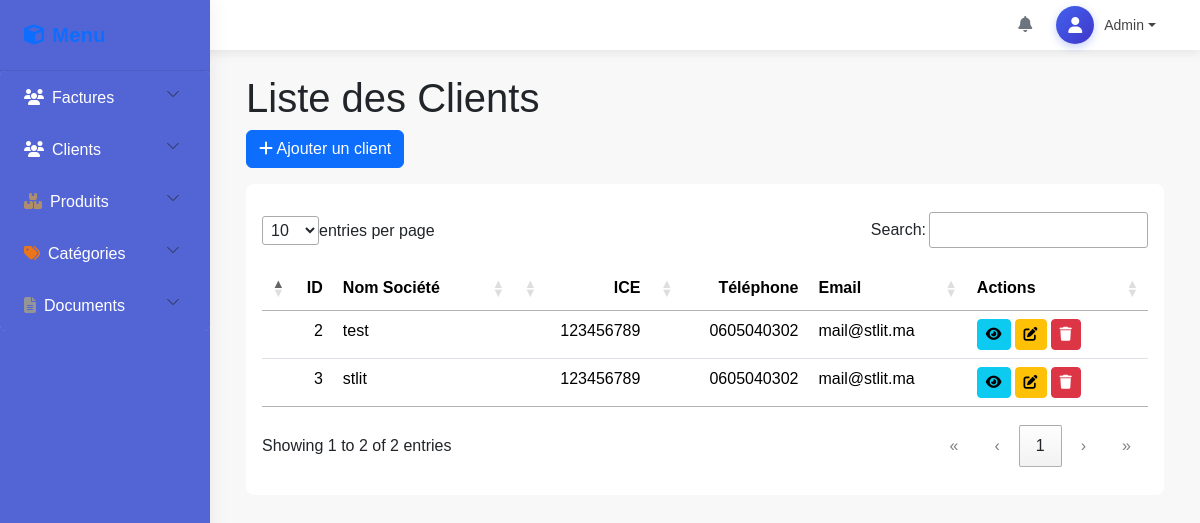
The app's page /clients, older data.
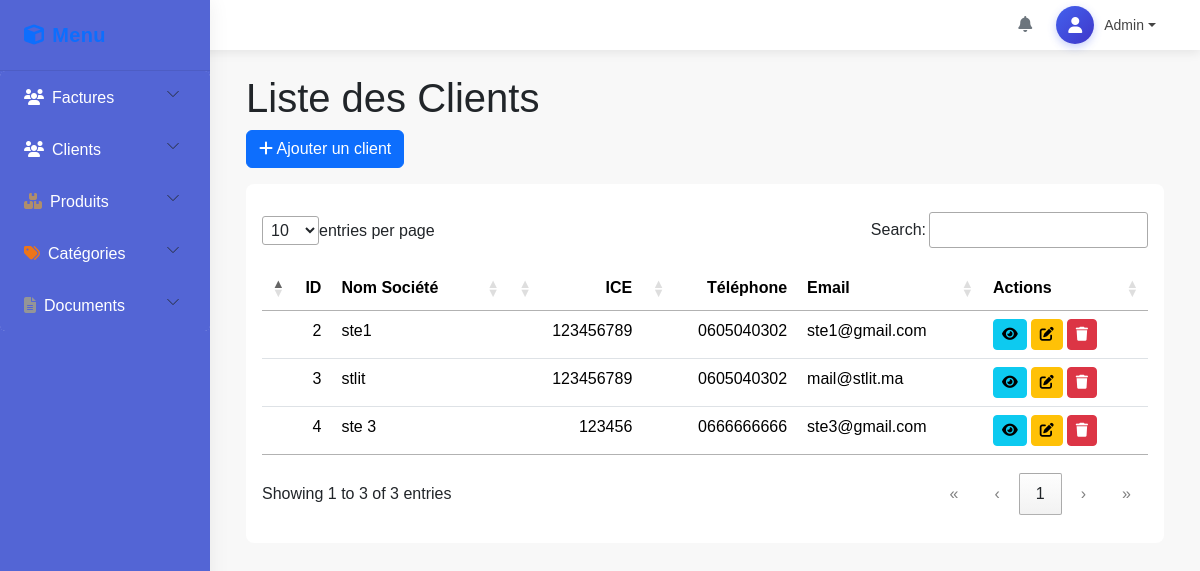
The same page, newer data.
### tables this page shows
CREATE TABLE `clients` (
  `id` int(11) NOT NULL,
  `nom_ste` varchar(255) NOT NULL,
  `ice` int(11) DEFAULT NULL,
  `idf` int(11) DEFAULT NULL,
  `adresse` varchar(255) DEFAULT NULL,
  `email` varchar(255) DEFAULT NULL,
  `telephone` varchar(15) DEFAULT NULL
);

### app/controllers/ClientController.php (called while the page is built, shortened)
<?php
require_once MODEL_PATH . '/ClientModel.php';
class ClientController {
    private $clientModel;
    public function __construct($db) {
        $this->clientModel = new ClientModel($db);
    }
    public function index() {
        $clients = $this->clientModel->getClients();
        include VIEW_PATH . '/layouts/main.php';
    }
}

### app/models/ClientModel.php (called while the page is built, shortened)
<?php
class ClientModel {
    public $db;
    public function __construct($dbConnection) {
        $this->db = $dbConnection;
    }
    public function getClients() {
        try {
            $query = "SELECT * FROM clients";
            $stmt = $this->db->prepare($query);
            $stmt->execute();
            return $stmt->fetchAll(PDO::FETCH_ASSOC);
        } catch (PDOException $e) {
            error_log("Database error: " . $e->getMessage());
            return [];
        }
    }
}

### app/views/pages/clients/index.php (the view, shortened to what this page needs)
<div class="container">
    <h1>Liste des Clients</h1>
    <div class="mb-3">
        <a href="/stage/clients/add" class="btn btn-primary">
            <i class="fas fa-plus"></i> Ajouter un client
        </a>
    </div>
    <div class="bg-white p-3 rounded-3">
        <table class="table table-striped" id="clientsTable">
            <thead>
                <tr>
                    <th>ID</th>
                    <th>Nom Société</th>
                    <th>ICE</th>
                    <th>Téléphone</th>
                    <th>Email</th>
                    <th>Actions</th>
                </tr>
            </thead>
            <tbody>
                <?php if (empty($clients)): ?>
                    <tr>
                        <td colspan="6" class="text-center">Aucun client trouvé</td>
                    </tr>
                <?php else: ?>
                    <?php foreach ($clients as $client): ?>
                        <tr>
                            <td><?= htmlspecialchars($client['id']) ?></td>
                            <td><?= htmlspecialchars($client['nom_ste']) ?></td>
                            <td><?= htmlspecialchars($client['ice']) ?></td>
                            <td><?= htmlspecialchars($client['telephone']) ?></td>
                            <td><?= htmlspecialchars($client['email']) ?></td>
                            <td class="d-flex">
                                <a href="/stage/clients/show?id=<?= $client['id'] ?>" class="btn btn-info btn-sm me-1"
                                    title="Détails">
                                    <i class="fas fa-eye"></i>
                                </a>
                                <a href="/stage/clients/edit?id=<?= $client['id'] ?>" class="btn btn-warning btn-sm me-1"
                                    title="Modifier">
                                    <i class="fas fa-edit"></i>
                                </a>
                                <form method="post" action="/stage/clients/delete" class="d-inline"
                                    onsubmit="return confirm('Êtes-vous sûr de vouloir supprimer ce client?');">
                                    <button type="submit" class="btn btn-danger btn-sm" title="Supprimer">
                                        <i class="fas fa-trash"></i>
                                    </button>
                                </form>
                            </td>
                        </tr>
                    <?php endforeach; ?>
                <?php endif; ?>
            </tbody>
        </table>
    </div>
</div>

Row changes from the older to the newer data that the page shows:
changed clients id 2: nom_ste "test" → "ste1"; email "mail@stlit.ma" → "ste1@gmail.com"
added clients: id "4", nom_ste "ste 3", ice "123456", telephone "0666666666", email "ste3@gmail.com"
Text that changed along with them:
text written by a page script: "entries per page Search: Showing 1 to 2 of 2 entries « ‹ 1 › »" → "entries per page Search: Showing 1 to 3 of 3 entries « ‹ 1 › »"
